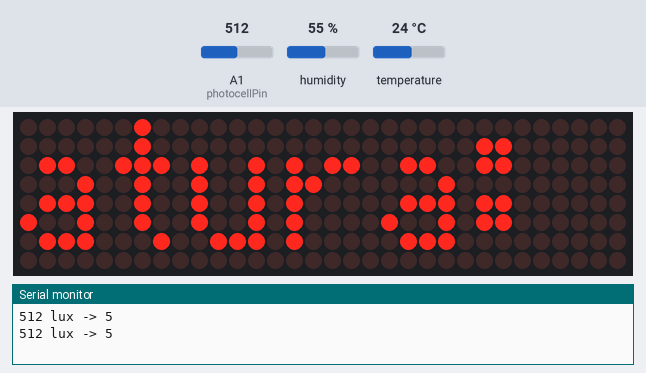
This sketch was run on a simulated Arduino Uno, built with avr-gcc and run on an emulated ATmega328P. On the bench: 32×8 LED matrix, the last lines printed to the serial monitor. The test bench sets the inputs (shaded band); at power-on: A1 (photocellPin) = 512, humidity 55 %, temperature 24 °C. The local clock reads 2024-03-15 10:24:30 at power-on unless the sketch sets it.

Above: at 3.6 s.
3.7 s: A1 (photocellPin) set to 900
At 3.73 s:
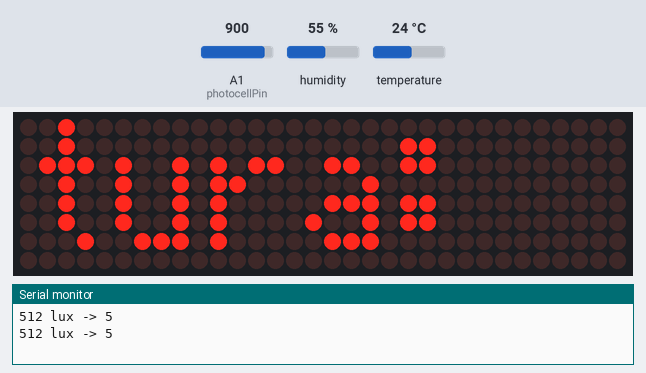
At 5.2 s:
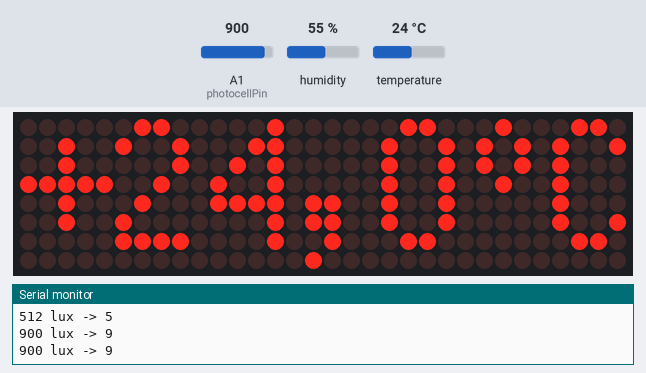
5.8 s: A1 (photocellPin) set to 1023
At 16.3 s:
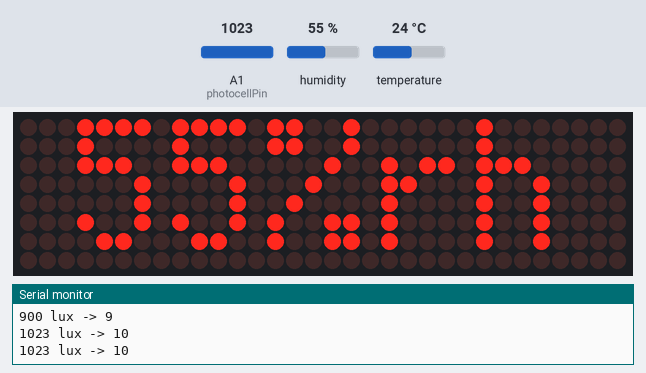

The sketch:

maxmatrix_DHT22_DS3231_4digit_ver5m0.ino
```cpp
// Maxmatrix library:
// https://brainy-bits.com/tutorials/scroll-text-using-the-max7219-led-dot-matrix/
// https://code.google.com/p/arudino-maxmatrix-library/
// niq_ro from
// http://arduinotehniq.blogspot.com
// http://nicuflorica.blogspot.ro/
// original sketch - ver.5.0, Craiova, Romania, 6.8.2015

#include <MaxMatrix.h>
#include <avr/pgmspace.h>

PROGMEM prog_uchar CH[] = {
3, 8, B00000000, B00000000, B00000000, B00000000, B00000000, // space
1, 8, B01011111, B00000000, B00000000, B00000000, B00000000, // !
3, 8, B00000011, B00000000, B00000011, B00000000, B00000000, // "
5, 8, B00010100, B00111110, B00010100, B00111110, B00010100, // #
4, 8, B00100100, B01101010, B00101011, B00010010, B00000000, // $
5, 8, B01100011, B00010011, B00001000, B01100100, B01100011, // %
5, 8, B00110110, B01001001, B01010110, B00100000, B01010000, // &
1, 8, B00000011, B00000000, B00000000, B00000000, B00000000, // '
3, 8, B00011100, B00100010, B01000001, B00000000, B00000000, // (
3, 8, B01000001, B00100010, B00011100, B00000000, B00000000, // )
5, 8, B00101000, B00011000, B00001110, B00011000, B00101000, // *
5, 8, B00001000, B00001000, B00111110, B00001000, B00001000, // +
2, 8, B10110000, B01110000, B00000000, B00000000, B00000000, // ,
4, 8, B00001000, B00001000, B00001000, B00001000, B00000000, // -
2, 8, B01100000, B01100000, B00000000, B00000000, B00000000, // .
4, 8, B01100000, B00011000, B00000110, B00000001, B00000000, // /
4, 8, B00111110, B01000001, B01000001, B00111110, B00000000, // 0
//3, 8, B01000010, B01111111, B01000000, B00000000, B00000000, // 1
4, 8, B01000100, B01000010, B01111111, B01000000, B00000000, // 1
4, 8, B01100010, B01010001, B01001001, B01000110, B00000000, // 2
4, 8, B00100010, B01000001, B01001001, B00110110, B00000000, // 3
4, 8, B00011000, B00010100, B00010010, B01111111, B00000000, // 4
4, 8, B00100111, B01000101, B01000101, B00111001, B00000000, // 5
4, 8, B00111110, B01001001, B01001001, B00110000, B00000000, // 6
4, 8, B01100001, B00010001, B00001001, B00000111, B00000000, // 7
4, 8, B00110110, B01001001, B01001001, B00110110, B00000000, // 8
4, 8, B00000110, B01001001, B01001001, B00111110, B00000000, // 9
//2, 8, B01010000, B00000000, B00000000, B00000000, B00000000, // :
//3, 8, B00010100, B00000000, B00000000, B00000000, B00000000, // :
3, 8, B00110110, B00110110, B00000000, B00000000, B00000000, // :
2, 8, B10000000, B01010000, B00000000, B00000000, B00000000, // ;
3, 8, B00010000, B00101000, B01000100, B00000000, B00000000, // <
3, 8, B00010100, B00010100, B00010100, B00000000, B00000000, // =
3, 8, B01000100, B00101000, B00010000, B00000000, B00000000, // >
4, 8, B00000010, B01011001, B00001001, B00000110, B00000000, // ?
5, 8, B00111110, B01001001, B01010101, B01011101, B00001110, // @
4, 8, B01111110, B00010001, B00010001, B01111110, B00000000, // A
4, 8, B01111111, B01001001, B01001001, B00110110, B00000000, // B
4, 8, B00111110, B01000001, B01000001, B00100010, B00000000, // C
4, 8, B01111111, B01000001, B01000001, B00111110, B00000000, // D
4, 8, B01111111, B01001001, B01001001, B01000001, B00000000, // E
4, 8, B01111111, B00001001, B00001001, B00000001, B00000000, // F
4, 8, B00111110, B01000001, B01001001, B01111010, B00000000, // G
4, 8, B01111111, B00001000, B00001000, B01111111, B00000000, // H
3, 8, B01000001, B01111111, B01000001, B00000000, B00000000, // I
4, 8, B00110000, B01000000, B01000001, B00111111, B00000000, // J
4, 8, B01111111, B00001000, B00010100, B01100011, B00000000, // K
4, 8, B01111111, B01000000, B01000000, B01000000, B00000000, // L
5, 8, B01111111, B00000010, B00001100, B00000010, B01111111, // M
5, 8, B01111111, B00000100, B00001000, B00010000, B01111111, // N
4, 8, B00111110, B01000001, B01000001, B00111110, B00000000, // O
4, 8, B01111111, B00001001, B00001001, B00000110, B00000000, // P
4, 8, B00111110, B01000001, B01000001, B10111110, B00000000, // Q
4, 8, B01111111, B00001001, B00001001, B01110110, B00000000, // R
4, 8, B01000110, B01001001, B01001001, B00110010, B00000000, // S
5, 8, B00000001, B00000001, B01111111, B00000001, B00000001, // T
4, 8, B00111111, B01000000, B01000000, B00111111, B00000000, // U
5, 8, B00001111, B00110000, B01000000, B00110000, B00001111, // V
5, 8, B00111111, B01000000, B00111000, B01000000, B00111111, // W
5, 8, B01100011, B00010100, B00001000, B00010100, B01100011, // X
5, 8, B00000111, B00001000, B01110000, B00001000, B00000111, // Y
4, 8, B01100001, B01010001, B01001001, B01000111, B00000000, // Z
2, 8, B01111111, B01000001, B00000000, B00000000, B00000000, // [
4, 8, B00000001, B00000110, B00011000, B01100000, B00000000, // \ backslash
2, 8, B01000001, B01111111, B00000000, B00000000, B00000000, // ]
3, 8, B00000010, B00000001, B00000010, B00000000, B00000000, // hat
4, 8, B01000000, B01000000, B01000000, B01000000, B00000000, // _
2, 8, B00000001, B00000010, B00000000, B00000000, B00000000, // `
4, 8, B00100000, B01010100, B01010100, B01111000, B00000000, // a
4, 8, B01111111, B01000100, B01000100, B00111000, B00000000, // b
4, 8, B00111000, B01000100, B01000100, B00101000, B00000000, // c
4, 8, B00111000, B01000100, B01000100, B01111111, B00000000, // d
4, 8, B00111000, B01010100, B01010100, B00011000, B00000000, // e
3, 8, B00000100, B01111110, B00000101, B00000000, B00000000, // f
4, 8, B10011000, B10100100, B10100100, B01111000, B00000000, // g
4, 8, B01111111, B00000100, B00000100, B01111000, B00000000, // h
3, 8, B01000100, B01111101, B01000000, B00000000, B00000000, // i
4, 8, B01000000, B10000000, B10000100, B01111101, B00000000, // j
4, 8, B01111111, B00010000, B00101000, B01000100, B00000000, // k
3, 8, B01000001, B01111111, B01000000, B00000000, B00000000, // l
5, 8, B01111100, B00000100, B01111100, B00000100, B01111000, // m
4, 8, B01111100, B00000100, B00000100, B01111000, B00000000, // n
4, 8, B00111000, B01000100, B01000100, B00111000, B00000000, // o
4, 8, B11111100, B00100100, B00100100, B00011000, B00000000, // p
4, 8, B00011000, B00100100, B00100100, B11111100, B00000000, // q
4, 8, B01111100, B00001000, B00000100, B00000100, B00000000, // r
4, 8, B01001000, B01010100, B01010100, B00100100, B00000000, // s
3, 8, B00000100, B00111111, B01000100, B00000000, B00000000, // t
4, 8, B00111100, B01000000, B01000000, B01111100, B00000000, // u
5, 8, B00011100, B00100000, B01000000, B00100000, B00011100, // v
5, 8, B00111100, B01000000, B00111100, B01000000, B00111100, // w
5, 8, B01000100, B00101000, B00010000, B00101000, B01000100, // x
4, 8, B10011100, B10100000, B10100000, B01111100, B00000000, // y
3, 8, B01100100, B01010100, B01001100, B00000000, B00000000, // z
3, 8, B00001000, B00110110, B01000001, B00000000, B00000000, // {
1, 8, B01111111, B00000000, B00000000, B00000000, B00000000, // |
3, 8, B01000001, B00110110, B00001000, B00000000, B00000000, // }
//4, 8, B00001000, B00000100, B00001000, B00000100, B00000000, // ~
3, 8, B00000110, B00001001, B00000110, B00000000, B00000000, // ~
};

int data = 12;    // DIN pin of MAX7219 module
int load = 10;    // CS pin of MAX7219 module
int clock = 11;  // CLK pin of MAX7219 module

int maxInUse = 4;  //how many MAX7219 are connected

MaxMatrix m(data, load, clock, maxInUse); // define Library

byte buffer[10];

// char string1[] = " niq_ro test sketch from https://brainy-bits.com/tutorials/scroll-text-using-the-max7219-led-dot-matrix/        ";  // Scrolling Text
/*
// english language
 char string4[] = "    temperature:        "; // Fixxed text
 char string5[] = "    relative humidity:        "; // Fixxed text
 char string6[] = "    clock:        "; // Fixxed text
 char string7[] = "    date:        "; // Fixxed text
*/
// roumanian language (in romana)
 char string4[] = "    temperatura:        "; // Fixxed text
 char string5[] = "    umiditate relativa:        "; // Fixxed text
 char string6[] = "    ceas:        "; // Fixxed text
 char string7[] = "    data:        "; // Fixxed text


// Example testing sketch for various DHT humidity/temperature sensors
// Written by ladyada, public domain
#include "DHT.h"
#define DHTPIN A2     // what pin we're connected to A2
// Uncomment whatever type you're using!
//#define DHTTYPE DHT11   // DHT 11
#define DHTTYPE DHT22   // DHT 22  (AM2302)
//#define DHTTYPE DHT21   // DHT 21 (AM2301)

// if is just sensor:
// Connect pin 1 (on the left) of the sensor to +5V
// Connect pin 2 of the sensor to whatever your DHTPIN is
// Connect pin 4 (on the right) of the sensor to GROUND
// Connect a 10K resistor from pin 2 (data) to pin 1 (power) of the sensor

DHT dht(DHTPIN, DHTTYPE);


#include <Wire.h>
#include "RTClib.h" // from https://github.com/adafruit/RTClib
//#include <Encoder.h> // from http://www.pjrc.com/teensy/td_libs_Encoder.html

RTC_DS1307 RTC; // Tells the RTC library that we're using a DS1307 RTC

byte spid = 35;

int photocellPin = A1;     // the cell and 10K pulldown are connected to a0
int photocellReading;     // the analog reading from the analog resistor divider


void setup(){
  m.init(); // module MAX7219
  m.setIntensity(1); // LED Intensity 0-15
  byte c;
  delay(100);
  m.shiftLeft(false, true);

// Initialize DHT sensor
  dht.begin();

    Wire.begin();
    RTC.begin();
  if (! RTC.isrunning()) {
    //Serial.println("RTC is NOT running!");
    // following line sets the RTC to the date & time this sketch was compiled
    RTC.adjust(DateTime(__DATE__, __TIME__));
  }


Serial.begin(9600);

}

void loop(){
/*
  // read photocel
 photocellReading = analogRead(photocellPin);

 m.setIntensity(7-photocellReading/2000); // LED Intensity 0-15

  Serial.print(photocellReading);     // the raw analog reading
  Serial.println(" lux");
*/
 lumina();

  // Reading temperature or humidity
 int has = dht.readHumidity();

 float te = dht.readTemperature();
// int te = dht.readTemperature();
 delay(250);
 int t2 = 10*te;
// value for test display:
// t2 = 297;
//t2 = 14;
// t2 = 0;
// t2 = -15;
// t2 = -123;

 /*
// clear the screen
printString1("         ", 0);
*/
 lumina();
 printStringWithShift(string4, spid);  // Send scrolling Text
//printString(string4);
// delay(2000);
 lumina();

if (t2 >= 0)
{
  if (t2 >=100) printString1("+", 0);
  else printString1("+", 4);
 }
else
{
  if (t2 <=-100) printString1("-", 0);
  else printString1("-", 4);
  }
if (t2 < 0) t2 = -t2;

// http://www.arduino-hacks.com/converting-integer-to-character-vice-versa/
char c[3], d[2];
String str1, str2;
int t2z = t2/10;
int t2u = t2 - t2z*10;
str1=String(t2z);
str1.toCharArray(c,3);
str2=String(t2u);
str2.toCharArray(d,2);


if (t2 >= 100)
{
printString1(c, 5);
}
else
{
printString1(c, 9);
}
// delay(1000);
printString1(",", 15);
printString1(d, 19);
printString1("~C", 24);
  lumina();
 delay(5000);

 lumina();

 printStringWithShift(string5, spid);  // Send scrolling Text
//printString(string4);
// delay(2000);

 lumina();
// http://www.arduino-hacks.com/converting-integer-to-character-vice-versa/
char b[3];
String str;
str=String(has);
str.toCharArray(b,3);
// printString(b);
 printString1(b, 3);
// delay(1000);
 printString1("%rh", 13);
 delay(2000);


 lumina();
DateTime now = RTC.now();
int ora = now.hour();
int minut = now.minute();
int anul=now.year();
int luna=now.month();
int ziua=now.day();
 lumina();

// https://www.arduino.cc/en/Reference/StringToCharArray
String data;
data = "       date:  ";
if (ziua >= 10) data = data + ziua;
else data = data + "0" + ziua;
data = data + ".";
//String data = ziua + ".";
if (luna >= 10) data = data + luna;
else
{
  data = data + "0";
 data = data + luna;
}
data = data + ".";
data = data + anul;
//String data[20] = ziua + "." + luna + "." + anul;
char data1[20];
//data1=String(data);
data.toCharArray(data1,30);

 lumina();
// printStringWithShift(string7, spid);  // Send scrolling Text
printStringWithShift(data1, spid);  // Send scrolling Text
 lumina();
//int second0 = now.second();
//delay(500);

 printStringWithShift(string6, spid);  // Send scrolling Text
 lumina();
// clear the screen
//printString1("         ", 0);

// http://www.arduino-hacks.com/converting-integer-to-character-vice-versa/
char e[3], f[3];
String str3, str4;
str3=String(ora);
str3.toCharArray(e,3);
str4=String(minut);
str4.toCharArray(f,3);

 lumina();
if (ora >= 10) printString1(e, 5);
else
{
  printString1(" ", 5);
  printString1(e, 9);
}

if (minut >= 10) printString1(f, 19);
else
{
  printString1("0", 19);
  printString1(f, 24);
}
for(int j=0; j<5; j++)
{
//printString1(e, 5);
printString1(":", 15);
//printString1(f, 19);
delay(500);
printString1(" ", 15);
delay(400);
}
//delay(3000);


}

// Put extracted character on Display
void printCharWithShift(char c, int shift_speed){
  if (c < 32) return;
  c -= 32;
  memcpy_P(buffer, CH + 7*c, 7);
  m.writeSprite(maxInUse*8, 0, buffer);
  m.setColumn(maxInUse*8 + buffer[0], 0);

  for (int i=0; i<buffer[0]+1; i++)
//    for (int i=0; i<buffer[0]+1; i++)
  {
    delay(shift_speed);
    m.shiftLeft(false, false);
  }
}

// Extract characters from Scrolling text
void printStringWithShift(char* s, int shift_speed){
/*    printCharWithShift(48, shift_speed);
delay(5000);
    printCharWithShift(49, shift_speed);
delay(5000);
*/
  while (*s != 0){
    printCharWithShift(*s, shift_speed);
    s++;
  }
}

void printString(char* s)
{
  int col = 0;
  while (*s != 0)
  {
    if (*s < 32) continue;
    char c = *s - 32;
    memcpy_P(buffer, CH + 7*c, 7);
    m.writeSprite(col, 0, buffer);
    m.setColumn(col + buffer[0], 0);
    col += buffer[0] + 1;
    s++;
  }
}

void printString1(char* s, int col)
{
  int col1 = col;
  while (*s != 0)
  {
    if (*s < 32) continue;
    char c = *s - 32;
    memcpy_P(buffer, CH + 7*c, 7);
    m.writeSprite(col, 0, buffer);
    m.setColumn(col + buffer[0], 0);
    col += buffer[0] + 1;
    s++;
  }
}

void lumina()
{

  // read photocel
 photocellReading = analogRead(photocellPin);

 m.setIntensity(photocellReading/100); // LED Intensity 0-15

  Serial.print(photocellReading);     // the raw analog reading
  Serial.print(" lux -> ");
  Serial.println(photocellReading/100);
}
```
